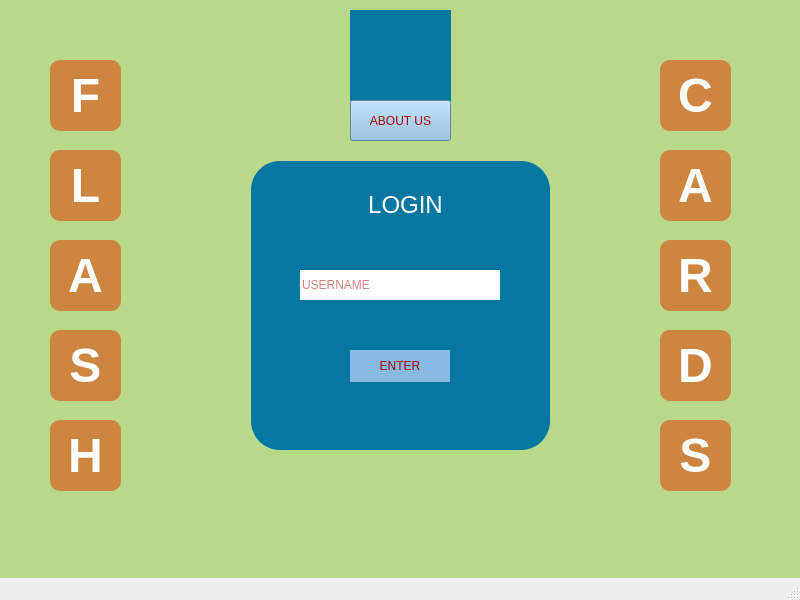
<?xml version="1.0" encoding="UTF-8"?>
<ui version="4.0">
 <class>MainWindow</class>
 <widget class="QMainWindow" name="MainWindow">
  <property name="geometry">
   <rect>
    <x>0</x>
    <y>0</y>
    <width>800</width>
    <height>600</height>
   </rect>
  </property>
  <property name="minimumSize">
   <size>
    <width>800</width>
    <height>600</height>
   </size>
  </property>
  <property name="maximumSize">
   <size>
    <width>800</width>
    <height>600</height>
   </size>
  </property>
  <property name="windowTitle">
   <string>LOGIN</string>
  </property>
  <widget class="QWidget" name="centralwidget">
   <widget class="QLabel" name="H">
    <property name="geometry">
     <rect>
      <x>50</x>
      <y>420</y>
      <width>71</width>
      <height>71</height>
     </rect>
    </property>
    <property name="styleSheet">
     <string notr="true">background-color:rgb(205, 133, 63);
border-radius:10px;</string>
    </property>
    <property name="text">
     <string>&lt;html&gt;&lt;head/&gt;&lt;body&gt;&lt;p&gt;&lt;span style=&quot; font-size:36pt; font-weight:700; color:#ffffff;&quot;&gt;H&lt;/span&gt;&lt;/p&gt;&lt;/body&gt;&lt;/html&gt;</string>
    </property>
    <property name="alignment">
     <set>Qt::AlignCenter</set>
    </property>
    <property name="indent">
     <number>0</number>
    </property>
   </widget>
   <widget class="QLabel" name="background">
    <property name="geometry">
     <rect>
      <x>0</x>
      <y>0</y>
      <width>800</width>
      <height>600</height>
     </rect>
    </property>
    <property name="minimumSize">
     <size>
      <width>800</width>
      <height>600</height>
     </size>
    </property>
    <property name="maximumSize">
     <size>
      <width>800</width>
      <height>600</height>
     </size>
    </property>
    <property name="styleSheet">
     <string notr="true">background-color:rgb(184, 217, 138);</string>
    </property>
    <property name="frameShape">
     <enum>QFrame::NoFrame</enum>
    </property>
    <property name="text">
     <string/>
    </property>
   </widget>
   <widget class="QWidget" name="widget_2" native="true">
    <property name="geometry">
     <rect>
      <x>250</x>
      <y>160</y>
      <width>301</width>
      <height>291</height>
     </rect>
    </property>
    <property name="styleSheet">
     <string notr="true">background-color:rgb(5, 119, 161);
border-style:solid;
border-width: 2px;
border-radius:30px;</string>
    </property>
    <widget class="QLabel" name="login">
     <property name="geometry">
      <rect>
       <x>110</x>
       <y>30</y>
       <width>91</width>
       <height>31</height>
      </rect>
     </property>
     <property name="font">
      <font>
       <family>.AppleSystemUIFont</family>
       <pointsize>24</pointsize>
       <weight>50</weight>
       <italic>false</italic>
       <bold>false</bold>
      </font>
     </property>
     <property name="styleSheet">
      <string notr="true">font: 24pt &quot;.AppleSystemUIFont&quot;;
border-style: solid;
border-width: 0px;</string>
     </property>
     <property name="text">
      <string>&lt;html&gt;&lt;head/&gt;&lt;body&gt;&lt;p&gt;&lt;span style=&quot; font-size:18pt; color:#ffffff;&quot;&gt;LOGIN&lt;/span&gt;&lt;/p&gt;&lt;/body&gt;&lt;/html&gt;</string>
     </property>
     <property name="alignment">
      <set>Qt::AlignCenter</set>
     </property>
    </widget>
    <widget class="QLineEdit" name="username_line">
     <property name="enabled">
      <bool>true</bool>
     </property>
     <property name="geometry">
      <rect>
       <x>50</x>
       <y>110</y>
       <width>200</width>
       <height>30</height>
      </rect>
     </property>
     <property name="styleSheet">
      <string notr="true">background-color:rgb(255, 255, 255);
border-style: solid;
border-width: 0px;
color: rgb(170, 0, 0);</string>
     </property>
     <property name="inputMask">
      <string/>
     </property>
     <property name="text">
      <string/>
     </property>
     <property name="frame">
      <bool>true</bool>
     </property>
     <property name="dragEnabled">
      <bool>false</bool>
     </property>
     <property name="placeholderText">
      <string>USERNAME</string>
     </property>
     <property name="clearButtonEnabled">
      <bool>false</bool>
     </property>
    </widget>
    <widget class="QPushButton" name="enter_button">
     <property name="enabled">
      <bool>true</bool>
     </property>
     <property name="geometry">
      <rect>
       <x>100</x>
       <y>190</y>
       <width>100</width>
       <height>32</height>
      </rect>
     </property>
     <property name="styleSheet">
      <string notr="true">QPushButton{background-color: rgb(135, 185, 225);
border-color: rgb(135, 185, 225);
color: rgb(170, 0, 0)}
QPushButton::hover{
background-color: rgb(5, 119, 161);
color:white;
}
QPushButton::pressed{
padding-left:5px;
padding-top:5px;
	
	background-color: rgb(36, 83, 109);
}</string>
     </property>
     <property name="text">
      <string>ENTER</string>
     </property>
     <property name="autoDefault">
      <bool>false</bool>
     </property>
     <property name="default">
      <bool>false</bool>
     </property>
     <property name="flat">
      <bool>true</bool>
     </property>
    </widget>
   </widget>
   <widget class="QLabel" name="L">
    <property name="geometry">
     <rect>
      <x>50</x>
      <y>150</y>
      <width>71</width>
      <height>71</height>
     </rect>
    </property>
    <property name="styleSheet">
     <string notr="true">background-color:rgb(205, 133, 63);
border-radius:10px;</string>
    </property>
    <property name="text">
     <string>&lt;html&gt;&lt;head/&gt;&lt;body&gt;&lt;p&gt;&lt;span style=&quot; font-size:36pt; font-weight:700; color:#ffffff;&quot;&gt;L&lt;/span&gt;&lt;/p&gt;&lt;/body&gt;&lt;/html&gt;</string>
    </property>
    <property name="alignment">
     <set>Qt::AlignCenter</set>
    </property>
    <property name="indent">
     <number>0</number>
    </property>
   </widget>
   <widget class="QLabel" name="A">
    <property name="geometry">
     <rect>
      <x>50</x>
      <y>240</y>
      <width>71</width>
      <height>71</height>
     </rect>
    </property>
    <property name="styleSheet">
     <string notr="true">background-color:rgb(205, 133, 63);
border-radius:10px;</string>
    </property>
    <property name="text">
     <string>&lt;html&gt;&lt;head/&gt;&lt;body&gt;&lt;p&gt;&lt;span style=&quot; font-size:36pt; font-weight:700; color:#ffffff;&quot;&gt;A&lt;/span&gt;&lt;/p&gt;&lt;/body&gt;&lt;/html&gt;</string>
    </property>
    <property name="alignment">
     <set>Qt::AlignCenter</set>
    </property>
    <property name="indent">
     <number>0</number>
    </property>
   </widget>
   <widget class="QLabel" name="S">
    <property name="geometry">
     <rect>
      <x>50</x>
      <y>330</y>
      <width>71</width>
      <height>71</height>
     </rect>
    </property>
    <property name="styleSheet">
     <string notr="true">background-color:rgb(205, 133, 63);
border-radius:10px;</string>
    </property>
    <property name="text">
     <string>&lt;html&gt;&lt;head/&gt;&lt;body&gt;&lt;p&gt;&lt;span style=&quot; font-size:36pt; font-weight:700; color:#ffffff;&quot;&gt;S&lt;/span&gt;&lt;/p&gt;&lt;/body&gt;&lt;/html&gt;</string>
    </property>
    <property name="alignment">
     <set>Qt::AlignCenter</set>
    </property>
    <property name="indent">
     <number>0</number>
    </property>
   </widget>
   <widget class="QLabel" name="F">
    <property name="geometry">
     <rect>
      <x>50</x>
      <y>60</y>
      <width>71</width>
      <height>71</height>
     </rect>
    </property>
    <property name="font">
     <font>
      <pointsize>3</pointsize>
     </font>
    </property>
    <property name="styleSheet">
     <string notr="true">background-color:rgb(205, 133, 63);
border-radius:10px;</string>
    </property>
    <property name="text">
     <string>&lt;html&gt;&lt;head/&gt;&lt;body&gt;&lt;p&gt;&lt;span style=&quot; font-size:36pt; font-weight:700; color:#ffffff;&quot;&gt;F&lt;/span&gt;&lt;/p&gt;&lt;/body&gt;&lt;/html&gt;</string>
    </property>
    <property name="alignment">
     <set>Qt::AlignCenter</set>
    </property>
    <property name="indent">
     <number>0</number>
    </property>
   </widget>
   <widget class="QLabel" name="C">
    <property name="geometry">
     <rect>
      <x>660</x>
      <y>60</y>
      <width>71</width>
      <height>71</height>
     </rect>
    </property>
    <property name="styleSheet">
     <string notr="true">background-color:rgb(205, 133, 63);
border-radius:10px;</string>
    </property>
    <property name="frameShape">
     <enum>QFrame::NoFrame</enum>
    </property>
    <property name="text">
     <string>&lt;html&gt;&lt;head/&gt;&lt;body&gt;&lt;p&gt;&lt;span style=&quot; font-size:36pt; font-weight:700; color:#ffffff;&quot;&gt;C&lt;/span&gt;&lt;/p&gt;&lt;/body&gt;&lt;/html&gt;</string>
    </property>
    <property name="alignment">
     <set>Qt::AlignCenter</set>
    </property>
    <property name="indent">
     <number>0</number>
    </property>
   </widget>
   <widget class="QLabel" name="A_2">
    <property name="geometry">
     <rect>
      <x>660</x>
      <y>150</y>
      <width>71</width>
      <height>71</height>
     </rect>
    </property>
    <property name="styleSheet">
     <string notr="true">background-color:rgb(205, 133, 63);
border-radius:10px;</string>
    </property>
    <property name="text">
     <string>&lt;html&gt;&lt;head/&gt;&lt;body&gt;&lt;p&gt;&lt;span style=&quot; font-size:36pt; font-weight:700; color:#ffffff;&quot;&gt;A&lt;/span&gt;&lt;/p&gt;&lt;/body&gt;&lt;/html&gt;</string>
    </property>
    <property name="alignment">
     <set>Qt::AlignCenter</set>
    </property>
    <property name="indent">
     <number>0</number>
    </property>
   </widget>
   <widget class="QLabel" name="R">
    <property name="geometry">
     <rect>
      <x>660</x>
      <y>240</y>
      <width>71</width>
      <height>71</height>
     </rect>
    </property>
    <property name="styleSheet">
     <string notr="true">background-color:rgb(205, 133, 63);
border-radius:10px;</string>
    </property>
    <property name="text">
     <string>&lt;html&gt;&lt;head/&gt;&lt;body&gt;&lt;p&gt;&lt;span style=&quot; font-size:36pt; font-weight:700; color:#ffffff;&quot;&gt;R&lt;/span&gt;&lt;/p&gt;&lt;/body&gt;&lt;/html&gt;</string>
    </property>
    <property name="alignment">
     <set>Qt::AlignCenter</set>
    </property>
    <property name="indent">
     <number>0</number>
    </property>
   </widget>
   <widget class="QLabel" name="D">
    <property name="geometry">
     <rect>
      <x>660</x>
      <y>330</y>
      <width>71</width>
      <height>71</height>
     </rect>
    </property>
    <property name="styleSheet">
     <string notr="true">background-color:rgb(205, 133, 63);
border-radius:10px;</string>
    </property>
    <property name="text">
     <string>&lt;html&gt;&lt;head/&gt;&lt;body&gt;&lt;p&gt;&lt;span style=&quot; font-size:36pt; font-weight:700; color:#ffffff;&quot;&gt;D&lt;/span&gt;&lt;/p&gt;&lt;/body&gt;&lt;/html&gt;</string>
    </property>
    <property name="alignment">
     <set>Qt::AlignCenter</set>
    </property>
    <property name="indent">
     <number>0</number>
    </property>
   </widget>
   <widget class="QLabel" name="S_2">
    <property name="geometry">
     <rect>
      <x>660</x>
      <y>420</y>
      <width>71</width>
      <height>71</height>
     </rect>
    </property>
    <property name="styleSheet">
     <string notr="true">background-color:rgb(205, 133, 63);
border-radius:10px;</string>
    </property>
    <property name="text">
     <string>&lt;html&gt;&lt;head/&gt;&lt;body&gt;&lt;p&gt;&lt;span style=&quot; font-size:36pt; font-weight:700; color:#ffffff;&quot;&gt;S&lt;/span&gt;&lt;/p&gt;&lt;/body&gt;&lt;/html&gt;</string>
    </property>
    <property name="alignment">
     <set>Qt::AlignCenter</set>
    </property>
    <property name="indent">
     <number>0</number>
    </property>
   </widget>
   <widget class="QLabel" name="logo">
    <property name="geometry">
     <rect>
      <x>350</x>
      <y>10</y>
      <width>101</width>
      <height>91</height>
     </rect>
    </property>
    <property name="palette">
     <palette>
      <active>
       <colorrole role="WindowText">
        <brush brushstyle="SolidPattern">
         <color alpha="255">
          <red>0</red>
          <green>0</green>
          <blue>0</blue>
         </color>
        </brush>
       </colorrole>
       <colorrole role="Button">
        <brush brushstyle="SolidPattern">
         <color alpha="255">
          <red>5</red>
          <green>119</green>
          <blue>161</blue>
         </color>
        </brush>
       </colorrole>
       <colorrole role="Light">
        <brush brushstyle="SolidPattern">
         <color alpha="255">
          <red>255</red>
          <green>255</green>
          <blue>255</blue>
         </color>
        </brush>
       </colorrole>
       <colorrole role="Midlight">
        <brush brushstyle="SolidPattern">
         <color alpha="255">
          <red>246</red>
          <green>248</green>
          <blue>255</blue>
         </color>
        </brush>
       </colorrole>
       <colorrole role="Dark">
        <brush brushstyle="SolidPattern">
         <color alpha="255">
          <red>119</red>
          <green>121</green>
          <blue>127</blue>
         </color>
        </brush>
       </colorrole>
       <colorrole role="Mid">
        <brush brushstyle="SolidPattern">
         <color alpha="255">
          <red>159</red>
          <green>161</green>
          <blue>170</blue>
         </color>
        </brush>
       </colorrole>
       <colorrole role="Text">
        <brush brushstyle="SolidPattern">
         <color alpha="255">
          <red>0</red>
          <green>0</green>
          <blue>0</blue>
         </color>
        </brush>
       </colorrole>
       <colorrole role="BrightText">
        <brush brushstyle="SolidPattern">
         <color alpha="255">
          <red>255</red>
          <green>255</green>
          <blue>255</blue>
         </color>
        </brush>
       </colorrole>
       <colorrole role="ButtonText">
        <brush brushstyle="SolidPattern">
         <color alpha="255">
          <red>0</red>
          <green>0</green>
          <blue>0</blue>
         </color>
        </brush>
       </colorrole>
       <colorrole role="Base">
        <brush brushstyle="SolidPattern">
         <color alpha="255">
          <red>5</red>
          <green>119</green>
          <blue>161</blue>
         </color>
        </brush>
       </colorrole>
       <colorrole role="Window">
        <brush brushstyle="SolidPattern">
         <color alpha="255">
          <red>5</red>
          <green>119</green>
          <blue>161</blue>
         </color>
        </brush>
       </colorrole>
       <colorrole role="AlternateBase">
        <brush brushstyle="SolidPattern">
         <color alpha="255">
          <red>246</red>
          <green>248</green>
          <blue>255</blue>
         </color>
        </brush>
       </colorrole>
       <colorrole role="ToolTipBase">
        <brush brushstyle="SolidPattern">
         <color alpha="255">
          <red>255</red>
          <green>255</green>
          <blue>220</blue>
         </color>
        </brush>
       </colorrole>
       <colorrole role="ToolTipText">
        <brush brushstyle="SolidPattern">
         <color alpha="255">
          <red>0</red>
          <green>0</green>
          <blue>0</blue>
         </color>
        </brush>
       </colorrole>
       <colorrole role="PlaceholderText">
        <brush brushstyle="NoBrush">
         <color alpha="128">
          <red>0</red>
          <green>0</green>
          <blue>0</blue>
         </color>
        </brush>
       </colorrole>
      </active>
      <inactive>
       <colorrole role="WindowText">
        <brush brushstyle="SolidPattern">
         <color alpha="255">
          <red>208</red>
          <green>208</green>
          <blue>208</blue>
         </color>
        </brush>
       </colorrole>
       <colorrole role="Button">
        <brush brushstyle="SolidPattern">
         <color alpha="255">
          <red>5</red>
          <green>119</green>
          <blue>161</blue>
         </color>
        </brush>
       </colorrole>
       <colorrole role="Light">
        <brush brushstyle="SolidPattern">
         <color alpha="255">
          <red>55</red>
          <green>55</green>
          <blue>55</blue>
         </color>
        </brush>
       </colorrole>
       <colorrole role="Midlight">
        <brush brushstyle="SolidPattern">
         <color alpha="255">
          <red>52</red>
          <green>52</green>
          <blue>52</blue>
         </color>
        </brush>
       </colorrole>
       <colorrole role="Dark">
        <brush brushstyle="SolidPattern">
         <color alpha="255">
          <red>64</red>
          <green>65</green>
          <blue>66</blue>
         </color>
        </brush>
       </colorrole>
       <colorrole role="Mid">
        <brush brushstyle="SolidPattern">
         <color alpha="255">
          <red>160</red>
          <green>160</green>
          <blue>160</blue>
         </color>
        </brush>
       </colorrole>
       <colorrole role="Text">
        <brush brushstyle="SolidPattern">
         <color alpha="255">
          <red>208</red>
          <green>208</green>
          <blue>208</blue>
         </color>
        </brush>
       </colorrole>
       <colorrole role="BrightText">
        <brush brushstyle="SolidPattern">
         <color alpha="255">
          <red>255</red>
          <green>51</green>
          <blue>51</blue>
         </color>
        </brush>
       </colorrole>
       <colorrole role="ButtonText">
        <brush brushstyle="SolidPattern">
         <color alpha="255">
          <red>208</red>
          <green>208</green>
          <blue>208</blue>
         </color>
        </brush>
       </colorrole>
       <colorrole role="Base">
        <brush brushstyle="SolidPattern">
         <color alpha="255">
          <red>5</red>
          <green>119</green>
          <blue>161</blue>
         </color>
        </brush>
       </colorrole>
       <colorrole role="Window">
        <brush brushstyle="SolidPattern">
         <color alpha="255">
          <red>5</red>
          <green>119</green>
          <blue>161</blue>
         </color>
        </brush>
       </colorrole>
       <colorrole role="AlternateBase">
        <brush brushstyle="SolidPattern">
         <color alpha="255">
          <red>53</red>
          <green>54</green>
          <blue>55</blue>
         </color>
        </brush>
       </colorrole>
       <colorrole role="ToolTipBase">
        <brush brushstyle="SolidPattern">
         <color alpha="255">
          <red>64</red>
          <green>65</green>
          <blue>66</blue>
         </color>
        </brush>
       </colorrole>
       <colorrole role="ToolTipText">
        <brush brushstyle="SolidPattern">
         <color alpha="255">
          <red>208</red>
          <green>208</green>
          <blue>208</blue>
         </color>
        </brush>
       </colorrole>
       <colorrole role="PlaceholderText">
        <brush brushstyle="NoBrush">
         <color alpha="128">
          <red>0</red>
          <green>0</green>
          <blue>0</blue>
         </color>
        </brush>
       </colorrole>
      </inactive>
      <disabled>
       <colorrole role="WindowText">
        <brush brushstyle="SolidPattern">
         <color alpha="255">
          <red>119</red>
          <green>121</green>
          <blue>127</blue>
         </color>
        </brush>
       </colorrole>
       <colorrole role="Button">
        <brush brushstyle="SolidPattern">
         <color alpha="255">
          <red>5</red>
          <green>119</green>
          <blue>161</blue>
         </color>
        </brush>
       </colorrole>
       <colorrole role="Light">
        <brush brushstyle="SolidPattern">
         <color alpha="255">
          <red>255</red>
          <green>255</green>
          <blue>255</blue>
         </color>
        </brush>
       </colorrole>
       <colorrole role="Midlight">
        <brush brushstyle="SolidPattern">
         <color alpha="255">
          <red>246</red>
          <green>248</green>
          <blue>255</blue>
         </color>
        </brush>
       </colorrole>
       <colorrole role="Dark">
        <brush brushstyle="SolidPattern">
         <color alpha="255">
          <red>119</red>
          <green>121</green>
          <blue>127</blue>
         </color>
        </brush>
       </colorrole>
       <colorrole role="Mid">
        <brush brushstyle="SolidPattern">
         <color alpha="255">
          <red>159</red>
          <green>161</green>
          <blue>170</blue>
         </color>
        </brush>
       </colorrole>
       <colorrole role="Text">
        <brush brushstyle="SolidPattern">
         <color alpha="255">
          <red>119</red>
          <green>121</green>
          <blue>127</blue>
         </color>
        </brush>
       </colorrole>
       <colorrole role="BrightText">
        <brush brushstyle="SolidPattern">
         <color alpha="255">
          <red>255</red>
          <green>255</green>
          <blue>255</blue>
         </color>
        </brush>
       </colorrole>
       <colorrole role="ButtonText">
        <brush brushstyle="SolidPattern">
         <color alpha="255">
          <red>119</red>
          <green>121</green>
          <blue>127</blue>
         </color>
        </brush>
       </colorrole>
       <colorrole role="Base">
        <brush brushstyle="SolidPattern">
         <color alpha="255">
          <red>5</red>
          <green>119</green>
          <blue>161</blue>
         </color>
        </brush>
       </colorrole>
       <colorrole role="Window">
        <brush brushstyle="SolidPattern">
         <color alpha="255">
          <red>5</red>
          <green>119</green>
          <blue>161</blue>
         </color>
        </brush>
       </colorrole>
       <colorrole role="AlternateBase">
        <brush brushstyle="SolidPattern">
         <color alpha="255">
          <red>53</red>
          <green>54</green>
          <blue>55</blue>
         </color>
        </brush>
       </colorrole>
       <colorrole role="ToolTipBase">
        <brush brushstyle="SolidPattern">
         <color alpha="255">
          <red>64</red>
          <green>65</green>
          <blue>66</blue>
         </color>
        </brush>
       </colorrole>
       <colorrole role="ToolTipText">
        <brush brushstyle="SolidPattern">
         <color alpha="255">
          <red>208</red>
          <green>208</green>
          <blue>208</blue>
         </color>
        </brush>
       </colorrole>
       <colorrole role="PlaceholderText">
        <brush brushstyle="NoBrush">
         <color alpha="128">
          <red>0</red>
          <green>0</green>
          <blue>0</blue>
         </color>
        </brush>
       </colorrole>
      </disabled>
     </palette>
    </property>
    <property name="font">
     <font>
      <weight>75</weight>
      <bold>true</bold>
     </font>
    </property>
    <property name="styleSheet">
     <string notr="true">background-color:rgb(5, 119, 161);
border-image: url(:/logo/logo2.jpeg);
border-style:solid;
border-width: 2px;
border-color:rgb(5, 119, 161);</string>
    </property>
    <property name="frameShape">
     <enum>QFrame::NoFrame</enum>
    </property>
    <property name="text">
     <string/>
    </property>
    <property name="pixmap">
     <pixmap>../../../Downloads/WhatsApp Image 2022-05-10 at 15.31.20 (1).jpeg</pixmap>
    </property>
    <property name="scaledContents">
     <bool>true</bool>
    </property>
    <property name="alignment">
     <set>Qt::AlignCenter</set>
    </property>
   </widget>
   <widget class="QPushButton" name="about_us_button">
    <property name="geometry">
     <rect>
      <x>350</x>
      <y>100</y>
      <width>101</width>
      <height>41</height>
     </rect>
    </property>
    <property name="styleSheet">
     <string notr="true">QPushButton{background-color:rgb(135, 185, 225);
color: rgb(170, 0, 0)}
QPushButton::hover{
background-color: rgb(5, 119, 161);
color:white;
}
QPushButton::pressed{
padding-left:5px;
padding-top:5px;
	
	background-color: rgb(36, 83, 109);
}</string>
    </property>
    <property name="text">
     <string>ABOUT US</string>
    </property>
   </widget>
   <zorder>background</zorder>
   <zorder>H</zorder>
   <zorder>widget_2</zorder>
   <zorder>L</zorder>
   <zorder>A</zorder>
   <zorder>S</zorder>
   <zorder>F</zorder>
   <zorder>C</zorder>
   <zorder>A_2</zorder>
   <zorder>R</zorder>
   <zorder>D</zorder>
   <zorder>S_2</zorder>
   <zorder>logo</zorder>
   <zorder>about_us_button</zorder>
  </widget>
  <widget class="QMenuBar" name="menubar">
   <property name="geometry">
    <rect>
     <x>0</x>
     <y>0</y>
     <width>800</width>
     <height>26</height>
    </rect>
   </property>
  </widget>
  <widget class="QStatusBar" name="statusbar"/>
 </widget>
 <resources>
  <include location="../logo/logo.qrc"/>
 </resources>
 <connections/>
</ui>
